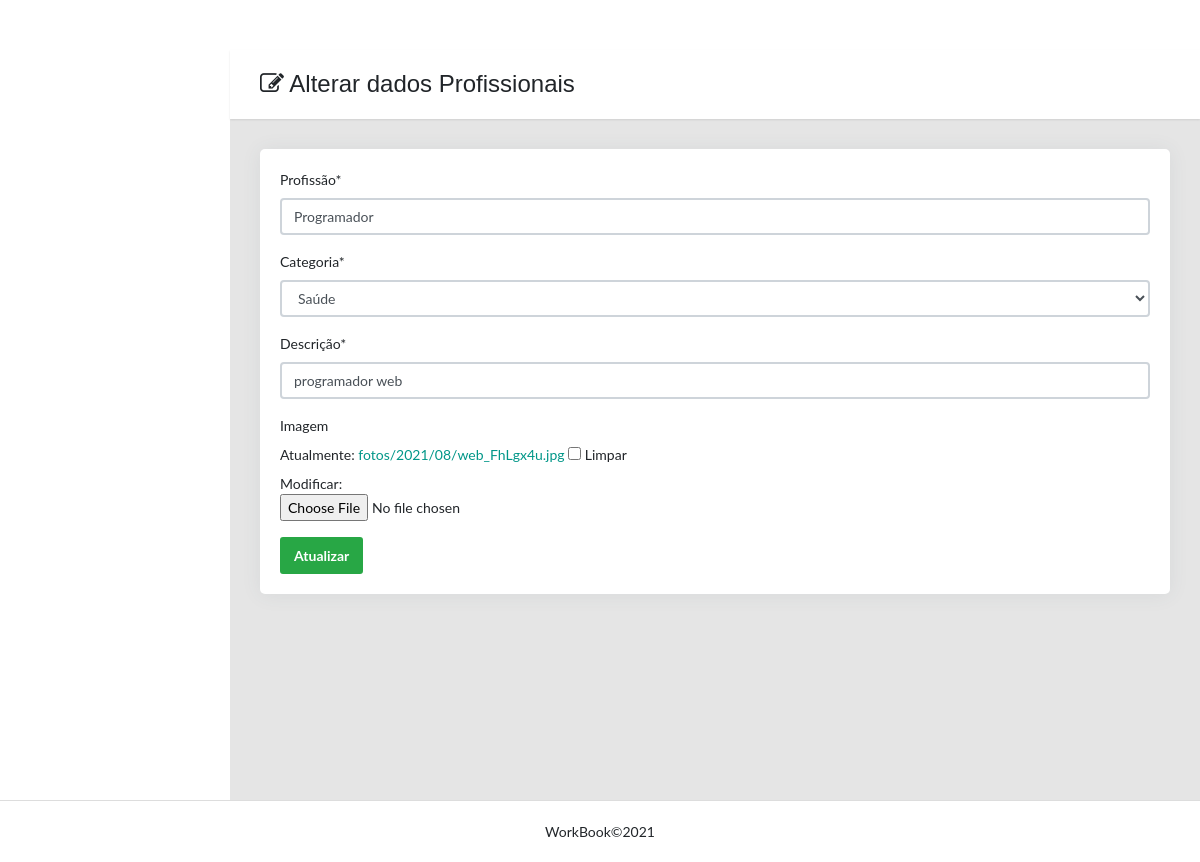
Page /dadosProfissional/2 on the committed database.
### usuario/models.py (models this page shows, shortened)
class Profissional(models.Model):
            profissao = models.CharField('Profissão', max_length=250)
            categoria = models.OneToOneField(Categoria, on_delete=models.CASCADE, related_name='categoria')
            slug = models.SlugField('Atalho', unique=True, blank=True, null=True)
            descricao = models.CharField('Descrição', max_length=250)
            imagem = models.ImageField(upload_to='fotos/%Y/%m/', blank=True, null=True)
            user = models.OneToOneField(Usuario, on_delete=models.CASCADE, related_name='usario',
                                        error_messages={
                                            "unique": "Já existe um profissional cadastrado para este usuário."
                                        }
                                        )
            acesso_permitido = models.BooleanField(default=True)
            class Meta:
                verbose_name = 'Profissional'
                verbose_name_plural = 'Profissional'
                ordering = ['id']
            """def clean(self):
                model = self.__class__
                if model.objects.count() > 0 and self.user_id != model.objects.get().user_id:
                    raise ValidationError("Você já tem um perfil profissional cadastrado.")"""

### usuario/views.py (the view)
# urls.py: path('dadosProfissional/<int:user_id>', views.dadosProfissional, name='dadosProfissional'),
def dadosProfissional(request, user_id):
    data = {}
    profissional = Profissional.objects.get(user_id=user_id)
    form = FormEditProfissional(request.POST or None, instance=profissional)
    if form.is_valid():
        form.save()
        return redirect('usuario:dadosProfissional', profissional.user_id)
    data['form'] = form
    data['profissional'] = profissional
    return render(request, 'usuario/dadosProfissional.html', data)

### usuario/form.py
class FormEditProfissional(ModelForm):
    class Meta:
        model = Profissional
        fields = '__all__'
        exclude = ('user','slug', 'acesso_permitido',)

### usuario/models.py (called while the page is built)
    def __str__(self):
        return self.nome

### usuario/templates/usuario/dadosProfissional.html (shortened to what this page needs)
{% extends 'base.html' %}
{% block content %}
{% load crispy_forms_tags %}
<main class="app-content">
    <div class="app-title">
        <div>
            <h1><i class="fa fa-edit"></i> Alterar dados Profissionais</h1>
        </div>
    </div>
    <div class="row">
        <div class="col-lg-12">
            <div class="card user-card-full">
                <div class="row m-l-0 m-r-0">
                    <div class="card-body">
                        <form method="post" action="{% url 'usuario:dadosProfissional' profissional.user_id %}"
                              enctype="multipart/form-data">
                            {{ form|crispy }}
                            <div class="row">
                                <div class="col">
                                    <button type="submit" class="btn btn-success" title="Atualizar">Atualizar</button>
                                </div>
                            </div>
                        </form>
                    </div>
                </div>
            </div>
        </div>
    </div>
</main>
{% endblock %}

### rows in the picture
Profissional: profissao "Programador", categoria "Saúde", descricao "programador web"
